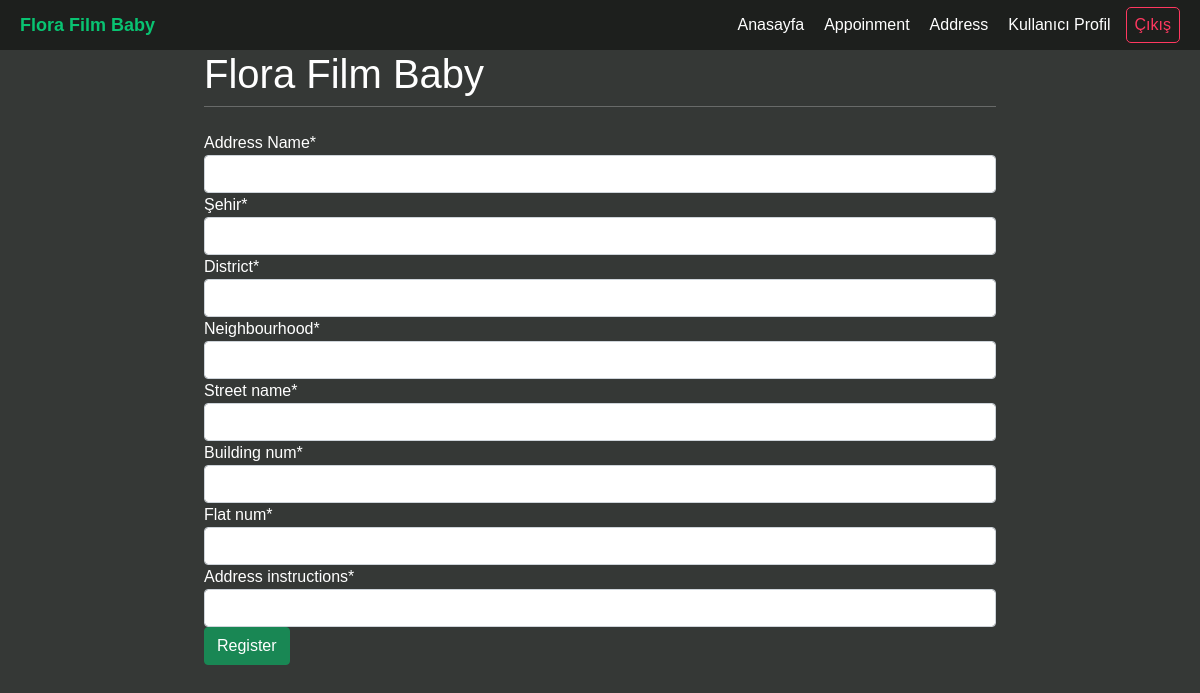
The page /profileaddress/ (signed in) on the database as committed earlier.
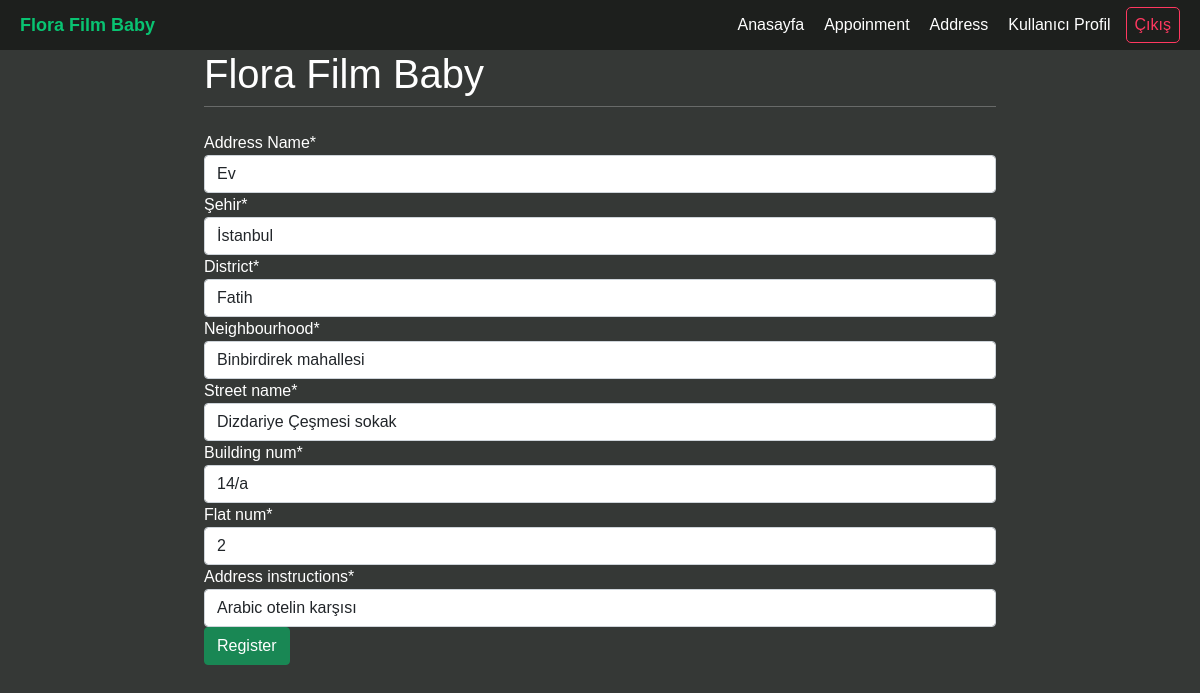
The same page on the database as committed later.
### user/models.py (models this page shows, shortened)
class Address(models.Model):
    user = models.ForeignKey(User, on_delete=models.CASCADE)
    name = models.CharField(max_length=100)
    city = models.CharField(max_length=100)
    district = models.CharField(max_length=100)
    neighbourhood = models.CharField(max_length=100)
    street_name = models.CharField(max_length=100)
    building_num = models.CharField(max_length=10)
    flat_num = models.CharField(max_length=10)
    address_instructions = models.CharField(max_length=300)

### user/views.py (the view, shortened to what this page needs)
# urls.py: path("profileaddress/", views.profileaddress, name="profileaddress"),
@login_required
def profileaddress(request):
    current_user = request.user
    form = PartialProfileForm()
    item = Address.objects.filter(user=current_user)
    if item.exists():
        form = PartialProfileForm(instance = item[0])
    return render(request, 'user/profileaddress.html', {'form':form})

### user/forms.py
class PartialProfileForm(forms.ModelForm):
    class Meta:
        model = Address
        fields = ["name","city","district","neighbourhood","street_name","building_num","flat_num","address_instructions"]
        labels = {
            'name': _('Address Name'),
            'city': _('Şehir'),
        }

### user/templates/user/profileaddress.html (shortened to what this page needs)
{% extends 'homepage/base.html' %}
{% load crispy_forms_tags %}
{%block content%}
<form method="post" class="form-group">
    {{form|crispy}}
    <button type="submit" class="btn btn-success">Register</button>
</form>
{%endblock%}

### homepage/templates/homepage/base.html (shortened to what this page needs)
<!doctype html>
<html>
    <head>
        {% load static %}
        <link href="https://cdn.jsdelivr.net/npm/bootstrap@5.1.3/dist/css/bootstrap.min.css" rel="stylesheet">
        <link rel="stylesheet" href="{% static 'css/calendar.css' %}">
    </head>
    <body>
          <header>
            <div id="brand"><a href="/home/">Flora Film Baby</a></div>
            <nav>
              <ul>
                <li><a href="/home/">Anasayfa</a></li>
                <li><a href="/appoinment/">Appoinment</a></li>
                {% if request.user.is_authenticated %}
                <li><a href="/profileaddress/">Address</a></li>
                <li><a href="/userprofile/">Kullanıcı Profil</a></li>
                <li id="signup"><a href="/accounts/logout/">Çıkış</a></li>
                {% else %}
                <li id="login"><a href="/login/" >Login</a></li>
                <li id="signup"><a href="/register/">Signup</a></li>
                {% endif %}
              </ul>
            </nav>
        </header>
        <div id="content", name="content" class="main">
            <div class="row justify-content-center">
                <div class="col-8">
                    <h1 class="m2-2">Flora Film Baby</h1>
                    <hr class="mt-0 mb-4">
                        {% block content%}
                        {% endblock %}
                </div>
            </div>
        </div>
    </body>
</html>

### statics/css/calendar.css (style rules this page uses)
* { padding: 0; margin: 0; box-sizing: border-box; }
body { background-color: #353836; color: white; font-family: "Poppins", sans-serif; }
header a { text-decoration: none; }
header { padding: 0 20px; background-color: #1d1f1d; height: 50px; display: flex; justify-content: space-between; }
#brand { font-weight: bold; font-size: 18px; display: flex; align-items: center; }
#brand a { color: #09c372; }
ul { list-style: none; height: 100%; display: flex; align-items: center; justify-content: space-around; }
ul a { color: white; }
ul li { padding: 5px; margin-left: 10px; }
#login, #signup { border-radius: 5px; padding: 5px 8px; }
#signup { border: 1px solid #ff3860; }
#signup a { color: #ff3860; }

Rows that differ between the two databases and show on the page:
added Address: name "Ev", city "İstanbul", district "Fatih", neighbourhood "Binbirdirek mahallesi", street_name "Dizdariye Çeşmesi sokak", building_num "14/a", flat_num "2", address_instructions "Arabic otelin karşısı"
